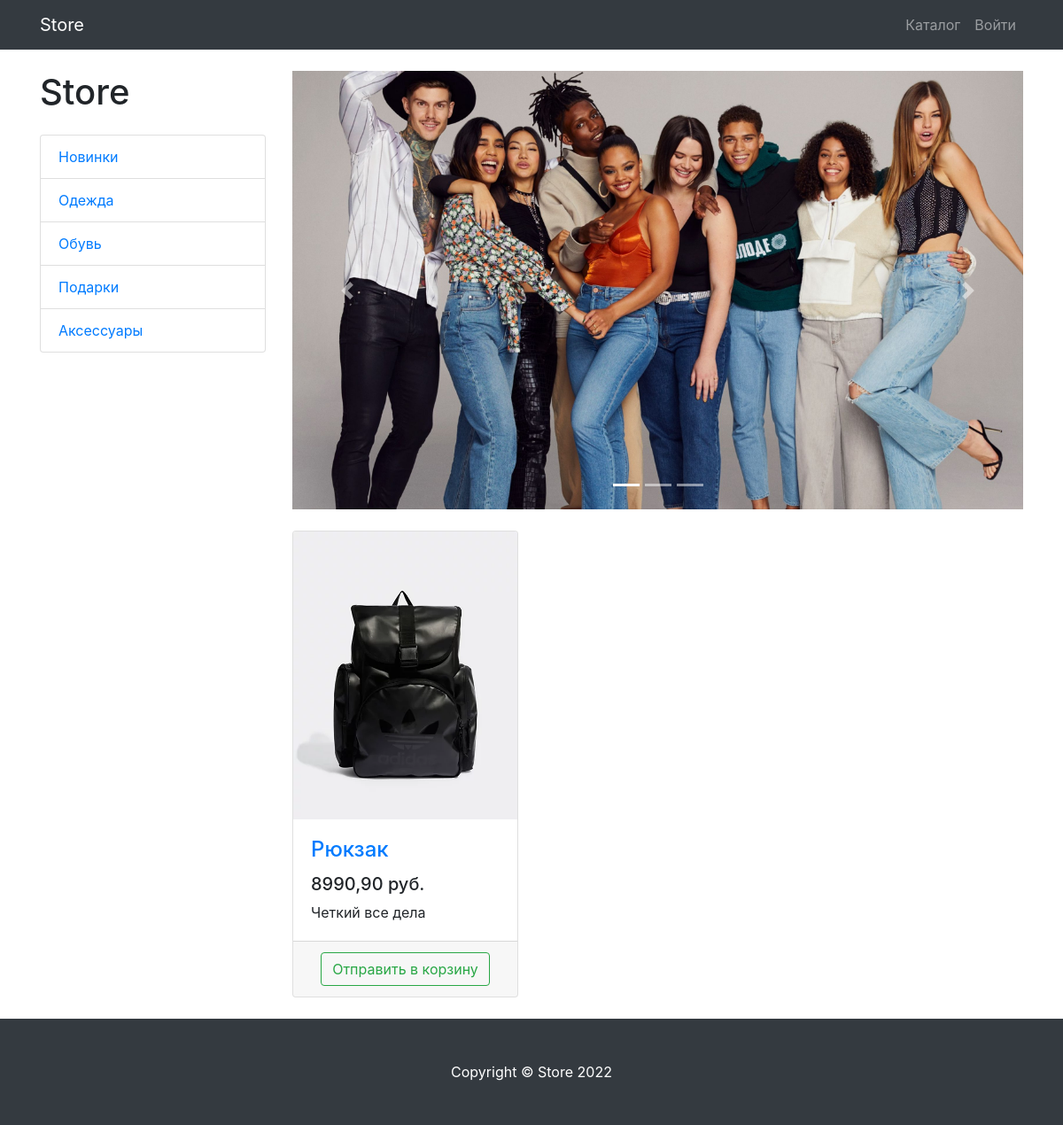
Screenshot of /products/category/5/ with the database file from the repository.
### products/models.py (models this page shows, shortened)
class Categories(models.Model):
    name = models.CharField(max_length=100, unique=True)
    description = models.TextField(blank=True, null=True)
    class Meta:
        verbose_name = 'Категорию'
        verbose_name_plural = 'Категории     '

class Products(models.Model):
    name = models.CharField(max_length=100)
    description = models.TextField()
    price = models.DecimalField(max_digits=10, decimal_places=2)
    quantity = models.PositiveIntegerField(default=0)
    image = models.ImageField(upload_to='products_images')
    category = models.ForeignKey(to=Categories, on_delete=models.CASCADE)
    class Meta:
        verbose_name = 'Товар'
        verbose_name_plural = 'Товары'

### products/views.py (the view)
# urls.py: path('', ProductsListView.as_view(), name='product'),
class ProductsListView(ListView):
    model = Products
    template_name = 'products/products.html'
    paginate_by = 3
    def get_queryset(self):
        queryset = super(ProductsListView, self).get_queryset()
        category_id = self.kwargs.get('category_id')
        return queryset.filter(category_id=category_id) if category_id else queryset
    def get_context_data(self, *, object_list=None, **kwargs):
        context = super(ProductsListView, self).get_context_data()
        context['title'] = 'Store - Каталог'
        context['categories'] = Categories.objects.all()
        return context

### products/templates/products/products.html (shortened to what this page needs)
{% extends 'products/base.html' %}
{% load static %}
{% block css %}
    <link href="{% static 'vendor/css/products.css' %}" rel="stylesheet">
{% endblock %}
{% block content %}
    <div class="container">
    <div class="row">
        <div class="col-lg-3">
            <h1 class="my-4">Store</h1>
            <div class="list-group">
                {% for cat in categories %}
                    <a href="{% url 'products:category' cat.id %}" class="list-group-item">{{ cat.name }}</a>
                {% endfor %}
            </div>
        </div>
        <div class="col-lg-9">
            <div id="carouselExampleIndicators" class="carousel slide my-4" data-ride="carousel">
                <ol class="carousel-indicators">
                    <li data-target="#carouselExampleIndicators" data-slide-to="0" class="active"></li>
                    <li data-target="#carouselExampleIndicators" data-slide-to="1"></li>
                    <li data-target="#carouselExampleIndicators" data-slide-to="2"></li>
                </ol>
                <div class="carousel-inner" role="listbox">
                    <div class="carousel-item active">
                        <img class="d-block img-fluid" src="{% static 'vendor/img/slides/slide-1.jpg' %}" alt="First slide">
                    </div>
                </div>
                <a class="carousel-control-prev" href="#carouselExampleIndicators" role="button" data-slide="prev">
                    <span class="carousel-control-prev-icon" aria-hidden="true"></span>
                </a>
                <a class="carousel-control-next" href="#carouselExampleIndicators" role="button" data-slide="next">
                    <span class="carousel-control-next-icon" aria-hidden="true"></span>
                </a>
            </div>
            <div class="row">
                {% for product in object_list %}
                    <div class="col-lg-4 col-md-6 mb-4">
                    <div class="card h-100">
                        <a href="#">
                            <img class="card-img-top"
                                 src="{{ product.image.url }}"
                                 alt="">
                        </a>
                        <div class="card-body">
                            <h4 class="card-title">
                                <a href="#">{{ product.name}}</a>
                            </h4>
                            <h5>{{ product.price }} руб. </h5>
                            <p class="card-text">{{ product.description }}</p>
                        </div>
                        <div class="card-footer text-center">
                            <form method="post" action="{% url 'products:basket_add' product.id %}">
                                <button type="submit" class = 'btn btn-outline-success'>
                                    Отправить в корзину
                                </button>
                            </form>
                        </div>
                    </div>
                </div>
                {% endfor %}
            </div>
        </div>
    </div>
</div>
{% endblock %}
{% block footer %}
    <footer class="py-5 bg-dark">
        <div class="container">
            <p class="m-0 text-center text-white">Copyright &copy; Store 2022</p>
        </div>
    </footer>
{% endblock %}

### rows the page displays
Categories: name "Новинки"
Categories: name "Одежда"
Categories: name "Обувь"
Categories: name "Подарки"
Categories: name "Аксессуары"
Products: image (picture), name "Рюкзак", price "8990,90", description "Четкий все дела"
